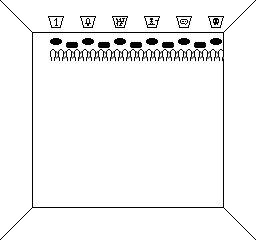

A level layout from a 2D game, rendered from its tile map. Below: a short description, then the map file with its tile-grid data intact:
An orthogonal 16x15 tile map with 16x16 px tiles, 2 tile layers (walls, level), 1 hidden layer not drawn and 1 object (fence).

<map version="1.0" orientation="orthogonal" renderorder="right-down" width="16" height="15" tilewidth="16" tileheight="16" nextobjectid="36">
 <tileset firstgid="1" name="background" tilewidth="16" tileheight="16" tilecount="156" columns="12">
  <image source="tileset_background.png" width="192" height="208" />
 </tileset>
 <layer name="walls" width="16" height="15">
  <data encoding="csv">
37,38,39,76,76,76,76,76,76,76,76,76,76,41,42,43,
49,50,51,76,76,76,76,76,76,76,76,76,76,53,54,55,
61,62,63,64,64,64,64,64,64,64,64,64,64,65,66,67,
76,76,75,76,76,76,76,76,76,76,76,76,76,77,76,76,
76,76,75,76,76,76,76,76,76,76,76,76,76,77,76,76,
76,76,75,76,76,76,76,76,76,76,76,76,76,77,76,76,
76,76,75,76,76,76,76,76,76,76,76,76,76,77,76,76,
76,76,75,76,76,76,76,76,76,76,76,76,76,77,76,76,
76,76,75,76,76,76,76,76,76,76,76,76,76,77,76,76,
76,76,75,76,76,76,76,76,76,76,76,76,76,77,76,76,
76,76,75,76,76,76,76,76,76,76,76,76,76,77,76,76,
76,76,75,76,76,76,76,76,76,76,76,76,76,77,76,76,
85,86,87,88,88,88,88,88,88,88,88,88,88,89,90,91,
97,98,99,76,76,76,76,76,76,76,76,76,76,101,102,103,
109,110,111,76,76,76,76,76,76,76,76,76,76,113,114,115
</data>
 </layer>
 <layer name="level" width="16" height="15">
  <data encoding="csv">
0,0,0,0,0,0,0,0,0,0,0,0,0,0,0,0,
0,0,0,1,0,2,0,3,0,4,0,5,0,6,0,0,
0,0,0,25,27,25,27,25,27,25,27,25,27,25,0,0,
0,0,0,15,16,16,16,16,16,16,16,16,16,16,0,0,
0,0,0,0,0,0,0,0,0,0,0,0,0,0,0,0,
0,0,0,0,0,0,0,0,0,0,0,0,0,0,0,0,
0,0,0,0,0,0,0,0,0,0,0,0,0,0,0,0,
0,0,0,0,0,0,0,0,0,0,0,0,0,0,0,0,
0,0,0,0,0,0,0,0,0,0,0,0,0,0,0,0,
0,0,0,0,0,0,0,0,0,0,0,0,0,0,0,0,
0,0,0,0,0,0,0,0,0,0,0,0,0,0,0,0,
0,0,0,0,0,0,0,0,0,0,0,0,0,0,0,0,
0,0,0,0,0,0,0,0,0,0,0,0,0,0,0,0,
0,0,0,0,0,0,0,0,0,0,0,0,0,0,0,0,
0,0,0,0,0,0,0,0,0,0,0,0,0,0,0,0
</data>
 </layer>
 <layer name="gameover" width="16" height="15" visible="0">
  <data encoding="csv">
0,0,0,0,0,0,0,0,0,0,0,0,0,0,0,0,
0,0,0,0,0,0,0,0,0,0,0,0,0,0,0,0,
0,57,57,143,125,132,132,57,57,124,135,134,125,57,57,0,
0,57,57,57,57,57,57,57,57,57,57,57,57,57,57,0,
0,57,145,135,141,57,131,129,132,132,125,124,57,57,57,0,
0,57,140,128,125,57,122,129,127,57,127,141,145,57,57,0,
0,57,57,57,57,57,57,57,57,57,57,57,57,57,57,0,
0,57,128,129,139,57,135,138,136,128,121,134,139,57,57,0,
0,57,122,141,138,129,125,124,57,145,135,141,57,57,57,0,
0,57,129,134,57,140,128,129,139,57,57,57,57,57,57,0,
0,57,125,144,129,140,132,125,139,139,57,138,135,135,133,0,
0,57,57,57,57,57,57,57,57,57,57,57,57,57,57,0,
0,57,130,141,139,140,129,123,125,57,128,121,139,57,57,0,
0,57,122,125,125,134,57,139,125,138,142,125,124,57,57,0,
0,0,0,0,0,0,0,0,0,0,0,0,0,0,0,0
</data>
 </layer>
 <objectgroup name="blockers" visible="0">
  <object id="1" name="fence" x="48" y="48" width="176" height="16" />
 </objectgroup>
 <objectgroup color="#73d216" name="interactive" visible="0" />
 <objectgroup color="#729fcf" name="walkable" visible="0" />
</map>
